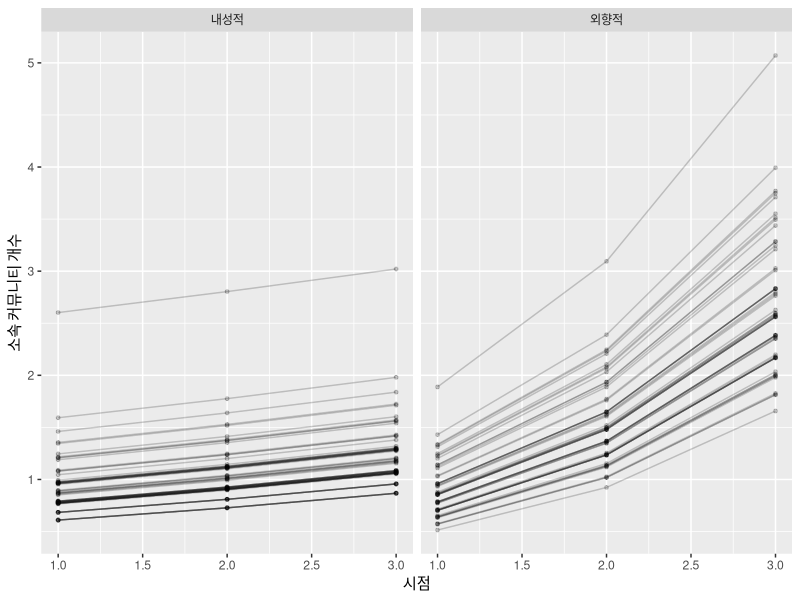
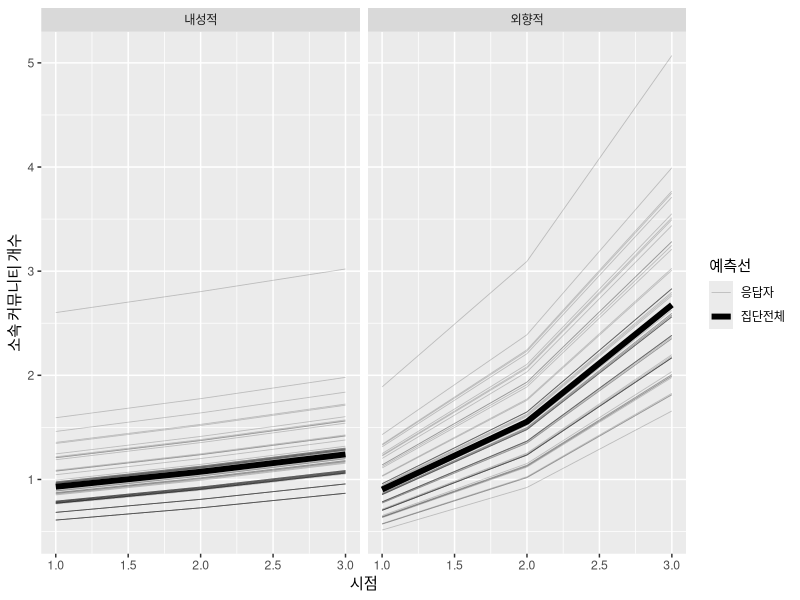

Recreate these plots in R, in order.
########################################################
#R를 이용한 다층모형 분석###############################
########################################################

########################################################
#제3부 다층모형 구성 및 추정############################
#03장 종속변수가 비정규분포인 경우의 다층모형###########
#02절 02절 종속변수가 포아송분포의 변수인 경우 #########
########################################################
library('lme4')
library('lmerTest')
library('tidyverse')
setwd("D:/data")
L2.pois <- read.csv("my2level_pois.csv",header=T)
head(L2.pois)

#사례수 계산
dim(L2.pois)

#개인수준 독립변수에 대한 비교코딩 리코딩
L2.pois$cc.ix <- ifelse(L2.pois$ix==0,-1,1)
#넓은 형태 -> 긴형태 
pois.long <- reshape(L2.pois,idvar='pid',varying=list(2:4),
                     v.names = "y",direction='long')

#시간수준 독립변수에 대한 집단평균 중심화변환 
pois.long <- group_by(pois.long,pid) %>% 
  mutate(gm.time=time-mean(time))

group_by(pois.long,time) %>% 
  summarise(length(y),mean(y),sd(y),min(y),max(y))
#기술통계치
summarise(ungroup(pois.long),
          length(y),mean(y),sd(y),min(y),max(y))
summarise(ungroup(pois.long),
          length(time),mean(time),sd(time),min(time),max(time))
group_by(pois.long,pid) %>% 
  summarise(ix=mean(ix)) %>% 
  summarise(length(ix),mean(ix),sd(ix),min(ix),max(ix))


#기본모형
gmlm.pois.m0 <- glmer(y~1+(1|pid),
                      data=pois.long,
                      family=poisson(link="log"))
summary(gmlm.pois.m0)

myICC2.pois <- function(gmlm.poisson){
  var.cov <- data.frame(VarCorr(gmlm.poisson))
  icc2.pois <- var.cov$vcov/(var.cov$vcov+1)
  icc2.pois
}
myICC2.pois(gmlm.pois.m0)

#시간수준 변수의 고정효과 투입
gmlm.pois.m1 <- glmer(y~gm.time+(gm.time|pid),
                      data=pois.long,
                      family=poisson(link="log"))
summary(gmlm.pois.m1)

#개인수준의 독립변수 투입 
gmlm.pois.m2a <- glmer(y~cc.ix+gm.time+(gm.time|pid),
                       data=pois.long,
                       family=poisson(link="log"))
summary(gmlm.pois.m2a)

gmlm.pois.m2b <- glmer(y~cc.ix*gm.time+(gm.time|pid),
                       data=pois.long,
                       family=poisson(link="log"))
summary(gmlm.pois.m2b)

m1.var <- data.frame(VarCorr(gmlm.pois.m1))$vcov
m2b.var <- data.frame(VarCorr(gmlm.pois.m2b))$vcov
(m1.var - m2b.var)/m1.var


#포아송 분포의 종속변수에 대한 다층모형 추정결과 그래프
fig.data <- group_by(pois.long,pid,gm.time) %>% 
  summarise(time=mean(time),cc.ix=mean(cc.ix),ix=mean(ix))
#전체 데이터를 대상으로 예측값을 저장
fig.data$predy <- predict(gmlm.pois.m2b,fig.data,type='response')

#그래프 가독성을 위해 텍스트형 변수생성 
fig.data$ix.label <- ifelse(fig.data$ix==0,'내성적','외향적')

#개인 응답자의 외향성 수준에 따른 변화패턴 
ggplot(data=fig.data,aes(x=time,y=predy)) +
  geom_point(size=1,alpha=0.2) +  
  geom_line(aes(y=predy,group=pid),alpha=0.2) +
  labs(x='시점',y='소속 커뮤니티 개수')+
  facet_grid(~ix.label)

#전체표본의 평균변화도 같이 제시  
fig.data.pop <- group_by(fig.data,ix,gm.time) %>% 
  summarise(time=mean(time),predy=mean(predy),cc.ix=mean(cc.ix))
fig.data.pop$ix.label <- ifelse(fig.data.pop$ix==0,'내성적','외향적')
ggplot(data=fig.data,aes(x=time,y=predy)) +
  geom_line(aes(y=predy,group=pid,size="응답자"),alpha=0.2) +
  geom_line(data=fig.data.pop,aes(y=predy,size="집단전체")) +
  scale_size_manual(name="예측선",values=c("응답자"=0.3,"집단전체"=2))+
  labs(x='시점',y='소속 커뮤니티 개수')+
  facet_grid(~ix.label)
